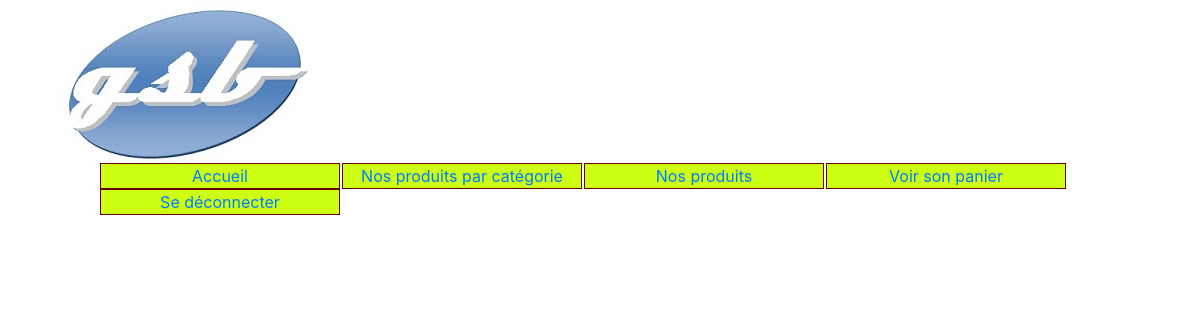
The app's page /index.php?uc=gererCommandes&action=modifCommande&id=3&mail=timote.anglade.45@gmail.com (signed in), older data.
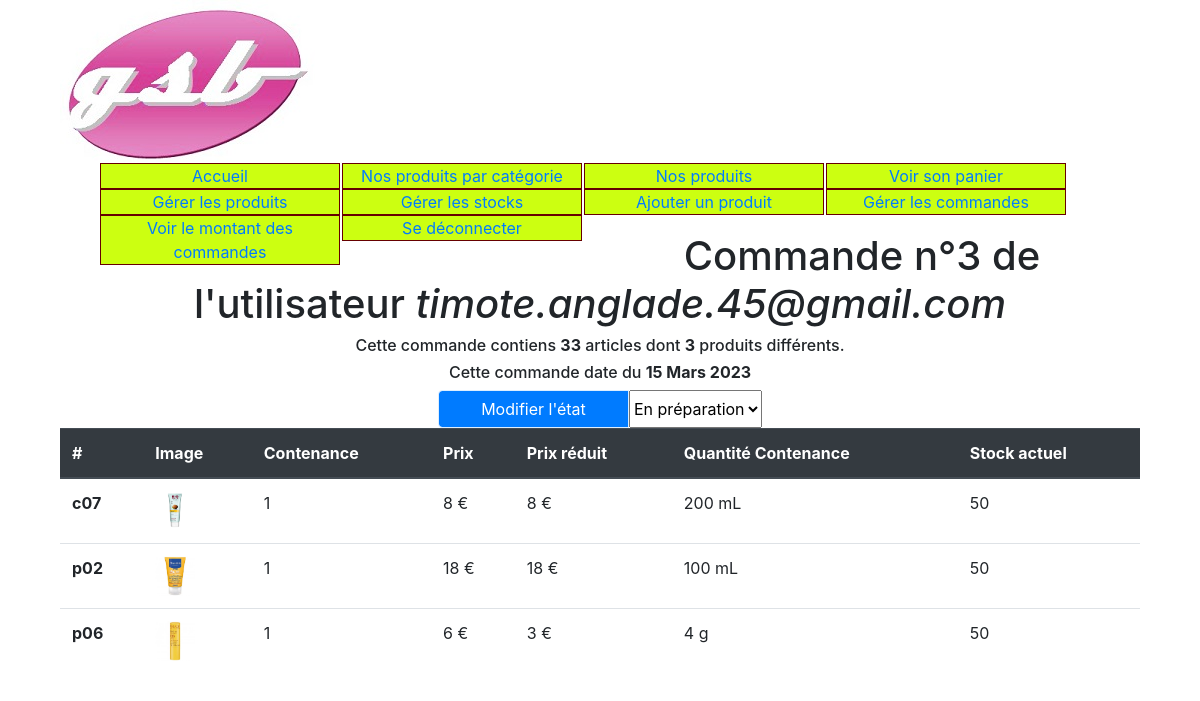
The same page, newer data.
### tables this page shows
CREATE TABLE IF NOT EXISTS `commande` (
  `mail` varchar(50) NOT NULL,
  `id` char(32) NOT NULL,
  `dateCommande` date DEFAULT NULL,
  `etatCde` char(1) NOT NULL DEFAULT 'P' COMMENT 'T = Transport\r\nP = en Préparation\r\nA = Arrivée\r\nC = Cancel',
  PRIMARY KEY (`mail`,`id`)
);

CREATE TABLE IF NOT EXISTS `contenir` (
  `id_produit` char(32) NOT NULL,
  `id_contenance` int(11) NOT NULL,
  `mail_commande` varchar(50) NOT NULL,
  `id_commande` char(32) NOT NULL,
  `qte` int(11) NOT NULL DEFAULT 1,
  `reduction` float DEFAULT NULL,
  PRIMARY KEY (`id_produit`,`id_contenance`,`mail_commande`,`id_commande`),
  KEY `contenir_commande0_FK` (`mail_commande`,`id_commande`)
);

CREATE TABLE IF NOT EXISTS `produitcontenance` (
  `id` char(32) NOT NULL,
  `id_contenance` int(11) NOT NULL,
  `prix` double NOT NULL,
  `qte` int(11) NOT NULL,
  `stock` int(11) NOT NULL DEFAULT 0,
  `isBase` tinyint(1) NOT NULL,
  `id_unit` int(11) NOT NULL,
  PRIMARY KEY (`id`,`id_contenance`),
  KEY `ProduitContenance_unites0_FK` (`id_unit`)
);

CREATE TABLE IF NOT EXISTS `produit` (
  `id` char(32) NOT NULL,
  `libelle` varchar(50) NOT NULL,
  `description` varchar(255) DEFAULT NULL,
  `image` char(100) DEFAULT NULL,
  `dateMiseEnRayon` date NOT NULL,
  `id_categorie` char(32) NOT NULL,
  `id_marque` int(11) NOT NULL,
  PRIMARY KEY (`id`),
  KEY `produit_categorie_FK` (`id_categorie`),
  KEY `produit_marque_FK` (`id_marque`)
);

### modele/fonctions.inc.php (called while the page is built, shortened)
<?php
function isAdmin(){
	if(isset($_SESSION['mail']))
	{
		$monPdo= connexionPDO();
		$mail=$_SESSION['mail'];
		$req = "SELECT admin FROM compte WHERE mail=:mail";
		$req = $monPdo->prepare($req);
		$req->execute(['mail'=>$mail]);
	   $admin = $req->fetch()[0]==1;
	}
	else{
		$admin=false;
	}
	return $admin;
}
function year($date){
	return substr($date, 0, 4);
}
function month($date){
	return substr($date, 5, 2);
}
function day($date){
	return substr($date, 8);
}
function getTextFromDate($date){
	$annee = year($date);
	$mois = month($date);
	$jour = day($date);
	$result = $jour." ";
	switch ($mois) {
		case '03':
			$result = $result."Mars";
			break;
	}
	$result = $result." ".$annee;
	return $result;
}
?>

### modele/bd.commandes.inc.php (called while the page is built, shortened)
<?php
function getDetailsCommandes($id, $mail){
	try
	{
        $monPdo = connexionPDO();
		$req = 'select id, mail, dateCommande, etatCde, sum(con.qte) as qte, count(id_contenance) as nbProduits from commande inner join contenir con on con.id_commande=id and con.mail_commande=mail where mail=:mail and id=:id';
		$req = $monPdo->prepare($req);
		$req->execute(['id' => $id, 'mail'=>$mail]);
		$lesLignes = $req->fetch(PDO::FETCH_ASSOC);
		$req = "select p.id, image, c.id_contenance, round(prix,2) as prix, c.qte, reduction, round((prix*reduction),2) as prixReduit, p.qte as qteC, stock, unit_intitule, IFNULL(NULLIF(unit_pluriel,''), unit_intitule) as 'unit_pluriel' from contenir c inner join produitcontenance p on id_produit=p.id and p.id_contenance=c.id_contenance inner join unites u on u.id_unit=p.id_unit inner join produit prod on prod.id=p.id where c.mail_commande=:mail and c.id_commande=:id;";
		$req = $monPdo->prepare($req);
		$req->execute(['id' => $id, 'mail'=>$mail]);
		$lesLignes['contenir'] = $req->fetchAll(PDO::FETCH_ASSOC);
		return $lesLignes;
	}
	catch (PDOException $e)
	{
        print "Erreur !: " . $e->getMessage();
        die();
	}
}
?>

### vues/v_detailsCommande.php (the view, shortened to what this page needs)
<h1 class="text-center">Commande n°<?php echo $infos['id']; ?> de l'utilisateur <i><?php echo $infos['mail']; ?></i></h1>
<h6 class="text-center"> Cette commande contiens <strong><?php echo $infos['qte']; ?></strong> articles dont <strong><?php echo $infos['nbProduits']; ?></strong> produits différents.</h6>
<h6 class="text-center"> Cette commande date du <strong>
<?php echo getTextFromDate($infos['dateCommande']);?></strong></h6>
<form class="justify-content-center d-flex" method="POST" action="index.php?uc=gererCommandes&action=modifCommande&id=<?php echo $_REQUEST['id']; ?>&mail=<?php echo $_REQUEST['mail'];?>">
  <div class="input-group" style="max-width: 30%;">
  <input type="submit" value="Modifier l'état" class="form-control btn-primary">
  <select name="etatCde" class="form-select" id="inputGroupSelect04">
    <option value="P" <?php if($infos['etatCde']=="P"){echo 'selected';}?> >En préparation</option>
  </select>
</div>
</form>
<table class="table">
  <thead class="thead-dark">
    <tr>
      <th scope="col">#</th>
      <th scope="col">Image</th>
      <th scope="col">Contenance</th>
      <th scope="col">Prix</th>
      <th scope="col">Prix réduit</th>
      <th scope="col">Quantité Contenance</th>
      <th scope="col">Stock actuel</th>
    </tr>
  </thead>
  <tbody>
    <?php
    foreach($infos['contenir'] as $cd){
      echo '<tr>';
      echo '<th scope="row">'.$cd['id'].'</th>';
      echo '<td><a href="'.'index.php?uc=voirProduits&action=detailsProduit&id='.$cd['id'].'"><img src="'.$cd['image'].'" style="max-width: 40px;"></a></td>';
      echo '<td>'.$cd['id_contenance'].'</td>';
      echo '<td>'.$cd['prix'].' €</td>';
      echo '<td>'.$cd['prixReduit'].' €</td>';
      echo '<td>'.$cd['qteC'].' ';
      if($cd['qteC']>1){
        echo $cd['unit_pluriel'];
      }
      else{
        echo $cd['unit_intitule'];
      }
      echo '<td>'.$cd['stock'].'</td>';
      echo '</td>';
      echo '</tr>';
    }
    ?>
  </tbody>
</table>

### vues/v_entete.php (shortened to what this page needs)
<!doctype html>
<html lang="fr">
<head>
<link href="modele/cssGeneral.css" rel="stylesheet">
<link rel="stylesheet" href="https://cdn.jsdelivr.net/npm/bootstrap@4.3.1/dist/css/bootstrap.min.css">
</head>
<body >

### vues/v_bandeau.php (shortened to what this page needs)
<div id="bandeau">
<?php
if(isset($_SESSION['mail'])) {
	if(isAdmin()){?>
<img src="images/logo_2.jpg" alt="GsbLogo" title="GsbLogo"/>
<?php }
else {
	?>
	<img src="images/logo.jpg" alt="GsbLogo" title="GsbLogo"/>
	<?php }
} else { ?>
<img src="images/logo.jpg" alt="GsbLogo" title="GsbLogo"/>
<?php } ?>
</div>
<ul id="menu">
	<li><a href="index.php?uc=accueil"> Accueil </a></li>
	<li><a href="index.php?uc=voirProduits&action=voirProduits"> Nos produits par catégorie </a></li>
	<li><a href="index.php?uc=voirProduits&action=nosProduits"> Nos produits </a></li>
	<li><a href="index.php?uc=gererPanier&action=voirPanier"> Voir son panier </a></li>
	<?php
	if(isset($_SESSION['mail'])) {
		if(isAdmin()){
			?>
			<li><a href="index.php?uc=gererProduits&action=listeProduits"> Gérer les produits </a></li>
			<li><a href="index.php?uc=gererProduits&action=stocks"> Gérer les stocks </a></li>
			<li><a href="index.php?uc=gererProduits&action=ajoutProduit"> Ajouter un produit </a></li>
			<li><a href="index.php?uc=gererCommandes&action=listeCommandes"> Gérer les commandes </a></li>
			<li><a href="index.php?uc=gererCommandes&action=voirResultats"> Voir le montant des commandes </a></li>
			<?php
		}
		?>
		<li><a href="index.php?uc=compte&action=deconnexion"> Se déconnecter </a></li>
		<?php
	}else{
		?>
		<li><a href="index.php?uc=compte&action=connexion"> Se connecter </a></li>
		<li><a href="index.php?uc=compte&action=inscription"> S'inscrire </a></li>
		<?php
		}
?>
</ul>

### index.php (shortened to what this page needs)
<?php
if(!isset($_REQUEST['uc']))
     $uc = 'accueil';
else
	$uc = $_REQUEST['uc'];
include("vues/v_entete.php") ;
require_once("modele/fonctions.inc.php");
require_once("modele/bd.commandes.inc.php");
include("vues/v_bandeau.php") ;
switch($uc)
{
	case 'gererCommandes' :
		{ include("controleurs/c_gestionCommandes.php");break;}
}
?>

### controleurs/c_gestionCommandes.php (shortened to what this page needs)
<?php
$action = $_REQUEST['action'];
if(isset($_SESSION['mail'])){
	if(isAdmin($_SESSION['mail'])){
		switch($action)
		{
			case 'modifCommande':
				if(isset($_REQUEST['id'])&isset($_REQUEST['mail'])){
					$infos=getDetailsCommandes($_REQUEST['id'], $_REQUEST['mail']);
					include('vues/v_detailsCommande.php');
				}
				else{
					include('vues/v_accueil.php');
				}
				break;
		}
	}
}

### modele/cssGeneral.css (style rules this page uses)
html { font:normal 100%/1.2em "Trebuchet MS",Verdana,Helvetica,Arial,sans-serif; }
body { padding : 0% 5%; }
input { margin-left: 1%; width: 30%; border: #CCC 1px solid; }
input[type="submit"] { border: #DDEEFF 1px solid; width: 30%; }
#menu { height: 1.8em ; }
#menu li { list-style-type: none; list-style-image:none; float : left; text-align: center; width: 240px ; border: 1px solid #600 ; margin-right: 2px ; color: #fff ; background: #ccff11 ; }
#menu li a , #categories li a { text-decoration:none; }

Row changes from the older to the newer data that the page shows:
added commande: id "3", mail "timote.anglade.45@gmail.com", dateCommande "15 Mars 2023", etatCde "En préparation"
added contenir: produitcontenance.id "c07", id_produit.image (picture), id_contenance "1", prix "8", prixReduit "8", produitcontenance.qte "200", unit_pluriel "mL", produitcontenance.stock "50"
added contenir: produitcontenance.id "p02", id_produit.image (picture), id_contenance "1", prix "18", prixReduit "18", produitcontenance.qte "100", unit_pluriel "mL", produitcontenance.stock "50"
added contenir: produitcontenance.id "p06", id_produit.image (picture), id_contenance "1", prix "6", prixReduit "3", produitcontenance.qte "4", unit_pluriel "g", produitcontenance.stock "50"
Text that changed along with them:
$infos['qte']: (not shown) → "33"
$infos['nbProduits']: (not shown) → "3"
form field value: (not shown) → "Modifier l'état"
text now shown: "Gérer les produits Gérer les stocks Ajouter un produit Gérer les commandes Voir le montant des commandes Commande n° de l'utilisateur Cette commande contiens articles dont produits différents. Cette commande date du # Image Contenance Prix Prix réduit Quantité Contenance Stock actuel"
